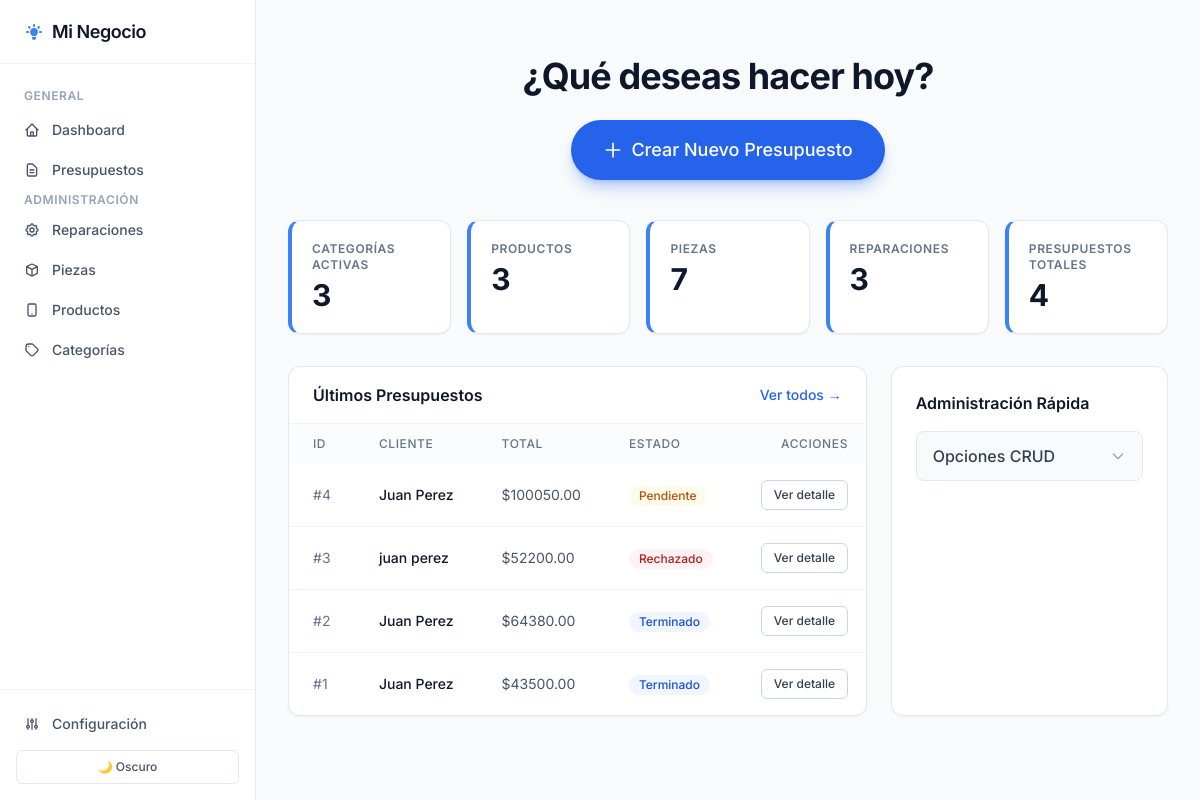
The page / on the database its author committed.
### tables this page shows
CREATE TABLE configuracion (
                clave TEXT PRIMARY KEY,
                valor TEXT NOT NULL,
                descripcion TEXT
            );

CREATE TABLE presupuesto (
                id               INTEGER PRIMARY KEY AUTOINCREMENT,
                cliente_nombre   TEXT    NOT NULL,
                cliente_contacto TEXT,
                producto_id      INTEGER NOT NULL,
                urgencia         TEXT    NOT NULL DEFAULT 'Normal',
                total            REAL    NOT NULL,
                estado           TEXT    NOT NULL DEFAULT 'Pendiente',
                fecha_creacion   TEXT    NOT NULL,
                FOREIGN KEY (producto_id) REFERENCES producto(id)
            );

### app.py (the view)
@app.route("/")
def vista_index():
    conn = None
    try:
        conn = get_connection()
        cur = conn.cursor()
        cur.execute("SELECT COUNT(*) FROM categoria WHERE activo = 1")
        n_cat = cur.fetchone()[0]
        cur.execute("SELECT COUNT(*) FROM producto WHERE activo = 1")
        n_prod = cur.fetchone()[0]
        cur.execute("SELECT COUNT(*) FROM pieza WHERE activo = 1")
        n_pieza = cur.fetchone()[0]
        cur.execute("SELECT COUNT(*) FROM tipo_reparacion WHERE activo = 1")
        n_rep = cur.fetchone()[0]
        cur.execute("SELECT COUNT(*) FROM presupuesto")
        n_pres = cur.fetchone()[0]
        stats = {
            "categorias":  n_cat,
            "productos":   n_prod,
            "piezas":      n_pieza,
            "reparaciones": n_rep,
            "presupuestos": n_pres,
        }
        cur.execute("SELECT fecha_creacion FROM presupuesto ORDER BY fecha_creacion DESC LIMIT 100")
        fechas = [r[0][:10] for r in cur.fetchall()]
        from collections import Counter
        conteo = Counter(fechas)
        chart_labels = sorted(conteo.keys())
        chart_values = [conteo[k] for k in chart_labels]
        cur.execute("""
            SELECT pres.id, pres.cliente_nombre, pres.total, pres.estado, pres.fecha_creacion, prod.nombre AS producto_nombre
            FROM presupuesto pres
            JOIN producto prod ON prod.id = pres.producto_id
            ORDER BY pres.fecha_creacion DESC LIMIT 5
        """)
        ultimos_presupuestos = [dict(r) for r in cur.fetchall()]
        return render_template("index.html", stats=stats, chart_labels=chart_labels, chart_values=chart_values, ultimos_presupuestos=ultimos_presupuestos)
    finally:
        if conn:
            conn.close()

### templates/index.html (shortened to what this page needs)
{% extends 'base.html' %}
{% block content %}
<div class="flex flex-col items-center justify-center mb-10 mt-6">
    <h1 class="text-3xl md:text-4xl font-bold tracking-tight text-slate-900 dark:text-white mb-6">¿Qué deseas hacer hoy?</h1>
    <a href="/presupuestos/nuevo" class="inline-flex items-center gap-2 px-8 py-4 text-lg font-medium text-white bg-blue-600 hover:bg-blue-700 rounded-full shadow-lg shadow-blue-600/30 transition-all hover:scale-105 active:scale-95">
        <svg class="w-5 h-5" fill="none" stroke="currentColor" viewBox="0 0 24 24"><path stroke-linecap="round" stroke-linejoin="round" stroke-width="2" d="M12 4v16m8-8H4"></path></svg>
        Crear Nuevo Presupuesto
    </a>
</div>
<div class="grid grid-cols-2 md:grid-cols-5 gap-4 mb-8">
    <div class="bg-white dark:bg-slate-950 rounded-xl p-5 border border-slate-200 dark:border-slate-800 shadow-sm border-l-4 border-l-blue-500">
        <div class="text-xs font-semibold text-slate-500 uppercase tracking-wider mb-1">Categorías activas</div>
        <div class="text-3xl font-bold text-slate-900 dark:text-white">{{ stats.categorias }}</div>
    </div>
    <div class="bg-white dark:bg-slate-950 rounded-xl p-5 border border-slate-200 dark:border-slate-800 shadow-sm border-l-4 border-l-blue-500">
        <div class="text-xs font-semibold text-slate-500 uppercase tracking-wider mb-1">{{ config_alias.proyectos | default('Productos') }}</div>
        <div class="text-3xl font-bold text-slate-900 dark:text-white">{{ stats.productos }}</div>
    </div>
    <div class="bg-white dark:bg-slate-950 rounded-xl p-5 border border-slate-200 dark:border-slate-800 shadow-sm border-l-4 border-l-blue-500">
        <div class="text-xs font-semibold text-slate-500 uppercase tracking-wider mb-1">{{ config_alias.insumos | default('Piezas') }}</div>
        <div class="text-3xl font-bold text-slate-900 dark:text-white">{{ stats.piezas }}</div>
    </div>
    <div class="bg-white dark:bg-slate-950 rounded-xl p-5 border border-slate-200 dark:border-slate-800 shadow-sm border-l-4 border-l-blue-500">
        <div class="text-xs font-semibold text-slate-500 uppercase tracking-wider mb-1">{{ config_alias.servicios | default('Reparaciones') }}</div>
        <div class="text-3xl font-bold text-slate-900 dark:text-white">{{ stats.reparaciones }}</div>
    </div>
    <div class="bg-white dark:bg-slate-950 rounded-xl p-5 border border-slate-200 dark:border-slate-800 shadow-sm border-l-4 border-l-blue-500">
        <div class="text-xs font-semibold text-slate-500 uppercase tracking-wider mb-1">Presupuestos totales</div>
        <div class="text-3xl font-bold text-slate-900 dark:text-white">{{ stats.presupuestos }}</div>
    </div>
</div>
<div class="grid grid-cols-1 lg:grid-cols-3 gap-6 mb-8">
    <div class="lg:col-span-2 bg-white dark:bg-slate-950 rounded-xl border border-slate-200 dark:border-slate-800 shadow-sm overflow-hidden flex flex-col">
        <div class="flex justify-between items-center px-6 py-4 border-b border-slate-100 dark:border-slate-800">
            <h3 class="font-semibold text-slate-900 dark:text-white">Últimos Presupuestos</h3>
            <a href="/presupuestos" class="text-sm font-medium text-blue-600 hover:text-blue-700 dark:text-blue-400 dark:hover:text-blue-300">Ver todos →</a>
        </div>
        <div class="overflow-x-auto">
            <table class="w-full text-left text-sm whitespace-nowrap">
                <thead class="bg-slate-50/50 dark:bg-slate-900/50 text-slate-500 dark:text-slate-400">
                    <tr>
                        <th class="px-6 py-3 font-medium uppercase tracking-wider text-xs">ID</th>
                        <th class="px-6 py-3 font-medium uppercase tracking-wider text-xs">Cliente</th>
                        <th class="px-6 py-3 font-medium uppercase tracking-wider text-xs">Total</th>
                        <th class="px-6 py-3 font-medium uppercase tracking-wider text-xs">Estado</th>
                        <th class="px-6 py-3 font-medium uppercase tracking-wider text-xs text-right">Acciones</th>
                    </tr>
                </thead>
                <tbody class="divide-y divide-slate-100 dark:divide-slate-800">
                    {% for p in ultimos_presupuestos %}
                    <tr class="hover:bg-slate-50/50 dark:hover:bg-slate-900/50 transition-colors">
                        <td class="px-6 py-4 text-slate-500 dark:text-slate-400">#{{ p.id }}</td>
                        <td class="px-6 py-4 font-medium text-slate-900 dark:text-slate-100">{{ p.cliente_nombre }}</td>
                        <td class="px-6 py-4 text-slate-600 dark:text-slate-300">${{ "%.2f"|format(p.total) }}</td>
                        <td class="px-6 py-4">
                            {% if p.estado == 'Pendiente' %}
                                <span class="inline-flex items-center px-2.5 py-0.5 rounded-full text-xs font-medium bg-amber-50 text-amber-700 dark:bg-amber-900/30 dark:text-amber-400">Pendiente</span>
                            {% elif p.estado == 'Aceptado' %}
                                <span class="inline-flex items-center px-2.5 py-0.5 rounded-full text-xs font-medium bg-emerald-50 text-emerald-700 dark:bg-emerald-900/30 dark:text-emerald-400">Aceptado</span>
                            {% elif p.estado == 'Rechazado' %}
                                <span class="inline-flex items-center px-2.5 py-0.5 rounded-full text-xs font-medium bg-red-50 text-red-700 dark:bg-red-900/30 dark:text-red-400">Rechazado</span>
                            {% elif p.estado == 'Terminado' %}
                                <span class="inline-flex items-center px-2.5 py-0.5 rounded-full text-xs font-medium bg-blue-50 text-blue-700 dark:bg-blue-900/30 dark:text-blue-400">Terminado</span>
                            {% endif %}
                        </td>
                        <td class="px-6 py-4 text-right">
                            <a href="/presupuestos/{{ p.id }}" class="inline-flex items-center justify-center px-3 py-1.5 text-xs font-medium text-slate-700 bg-white border border-slate-300 rounded-md hover:bg-slate-50 dark:bg-slate-800 dark:border-slate-600 dark:text-slate-200 dark:hover:bg-slate-700 transition-colors">
                                Ver detalle
                            </a>
                        </td>
                    </tr>
                    {% else %}
                    <tr>
                        <td colspan="5" class="px-6 py-12 text-center text-slate-500 dark:text-slate-400">
                            No hay presupuestos creados aún.
                        </td>
                    </tr>
                    {% endfor %}
                </tbody>
            </table>
        </div>
    </div>
    <div class="bg-white dark:bg-slate-950 rounded-xl border border-slate-200 dark:border-slate-800 shadow-sm p-6">
        <h3 class="font-semibold text-slate-900 dark:text-white mb-4">Administración Rápida</h3>
        <details class="group bg-slate-50 dark:bg-slate-900 rounded-lg border border-slate-200 dark:border-slate-800 overflow-hidden cursor-pointer">
            <summary class="px-4 py-3 font-medium text-slate-700 dark:text-slate-300 select-none flex justify-between items-center hover:bg-slate-100 dark:hover:bg-slate-800 transition-colors">
                Opciones CRUD
                <svg class="w-4 h-4 text-slate-400 group-open:rotate-180 transition-transform" fill="none" stroke="currentColor" viewBox="0 0 24 24"><path stroke-linecap="round" stroke-linejoin="round" stroke-width="2" d="M19 9l-7 7-7-7"></path></svg>
            </summary>
        </details>
    </div>
</div>
{% endblock %}

### templates/base.html (shortened to what this page needs)
<!DOCTYPE html>
<html lang="es" data-theme="light">
<head>
    <script src="https://cdn.tailwindcss.com"></script>
    <link rel="stylesheet" href="{{ url_for('static', filename='style.css') }}">
</head>
<body class="bg-slate-50 text-slate-800 antialiased flex h-screen overflow-hidden font-sans selection:bg-blue-100 selection:text-blue-900 transition-colors duration-300 dark:bg-slate-900 dark:text-slate-100">
    <aside class="w-64 bg-white dark:bg-slate-950 border-r border-slate-200 dark:border-slate-800 flex flex-col flex-shrink-0 transition-colors duration-300">
        <div class="h-16 flex items-center px-6 border-b border-slate-100 dark:border-slate-800">
            <a href="/" class="flex items-center gap-2 text-slate-900 dark:text-white text-lg font-semibold tracking-tight hover:opacity-80 transition-opacity">
                {{ config_alias.negocio | default('Mi Negocio') }}
            </a>
        </div>
        <nav class="flex-1 px-4 py-6 overflow-y-auto space-y-1">
            <p class="px-2 text-xs font-semibold text-slate-400 dark:text-slate-500 uppercase tracking-wider mb-2">General</p>
            <a href="/" class="flex items-center gap-3 px-2 py-2 text-sm font-medium rounded-md transition-colors {% if seccion == 'dashboard' %}bg-blue-50 text-blue-700 dark:bg-blue-900/30 dark:text-blue-400{% else %}text-slate-600 hover:bg-slate-100 dark:text-slate-400 dark:hover:bg-slate-800 dark:hover:text-slate-200{% endif %}">
                <svg class="w-4 h-4" fill="none" stroke="currentColor" viewBox="0 0 24 24"><path stroke-linecap="round" stroke-linejoin="round" stroke-width="2" d="M3 12l2-2m0 0l7-7 7 7M5 10v10a1 1 0 001 1h3m10-11l2 2m-2-2v10a1 1 0 01-1 1h-3m-6 0a1 1 0 001-1v-4a1 1 0 011-1h2a1 1 0 011 1v4a1 1 0 001 1m-6 0h6"></path></svg>
                Dashboard
            </a>
            <a href="/presupuestos" class="flex items-center gap-3 px-2 py-2 text-sm font-medium rounded-md transition-colors {% if seccion == 'presupuestos' %}bg-blue-50 text-blue-700 dark:bg-blue-900/30 dark:text-blue-400{% else %}text-slate-600 hover:bg-slate-100 dark:text-slate-400 dark:hover:bg-slate-800 dark:hover:text-slate-200{% endif %}">
                <svg class="w-4 h-4" fill="none" stroke="currentColor" viewBox="0 0 24 24"><path stroke-linecap="round" stroke-linejoin="round" stroke-width="2" d="M9 12h6m-6 4h6m2 5H7a2 2 0 01-2-2V5a2 2 0 012-2h5.586a1 1 0 01.707.293l5.414 5.414a1 1 0 01.293.707V19a2 2 0 01-2 2z"></path></svg>
                Presupuestos
            </a>
            <p class="px-2 text-xs font-semibold text-slate-400 dark:text-slate-500 uppercase tracking-wider mt-6 mb-2">Administración</p>
            <a href="/tipos-reparacion" class="flex items-center gap-3 px-2 py-2 text-sm font-medium rounded-md transition-colors {% if seccion == 'reparaciones' %}bg-blue-50 text-blue-700 dark:bg-blue-900/30 dark:text-blue-400{% else %}text-slate-600 hover:bg-slate-100 dark:text-slate-400 dark:hover:bg-slate-800 dark:hover:text-slate-200{% endif %}">
                {{ config_alias.servicios | default('Servicios') }}
            </a>
            <a href="/piezas" class="flex items-center gap-3 px-2 py-2 text-sm font-medium rounded-md transition-colors {% if seccion == 'piezas' %}bg-blue-50 text-blue-700 dark:bg-blue-900/30 dark:text-blue-400{% else %}text-slate-600 hover:bg-slate-100 dark:text-slate-400 dark:hover:bg-slate-800 dark:hover:text-slate-200{% endif %}">
                <svg class="w-4 h-4" fill="none" stroke="currentColor" viewBox="0 0 24 24"><path stroke-linecap="round" stroke-linejoin="round" stroke-width="2" d="M20 7l-8-4-8 4m16 0l-8 4m8-4v10l-8 4m0-10L4 7m8 4v10M4 7v10l8 4"></path></svg>
                {{ config_alias.insumos | default('Insumos') }}
            </a>
            <a href="/productos" class="flex items-center gap-3 px-2 py-2 text-sm font-medium rounded-md transition-colors {% if seccion == 'productos' %}bg-blue-50 text-blue-700 dark:bg-blue-900/30 dark:text-blue-400{% else %}text-slate-600 hover:bg-slate-100 dark:text-slate-400 dark:hover:bg-slate-800 dark:hover:text-slate-200{% endif %}">
                <svg class="w-4 h-4" fill="none" stroke="currentColor" viewBox="0 0 24 24"><path stroke-linecap="round" stroke-linejoin="round" stroke-width="2" d="M12 18h.01M8 21h8a2 2 0 002-2V5a2 2 0 00-2-2H8a2 2 0 00-2 2v14a2 2 0 002 2z"></path></svg>
                {{ config_alias.proyectos | default('Proyectos') }}
            </a>
            <a href="/categorias" class="flex items-center gap-3 px-2 py-2 text-sm font-medium rounded-md transition-colors {% if seccion == 'categorias' %}bg-blue-50 text-blue-700 dark:bg-blue-900/30 dark:text-blue-400{% else %}text-slate-600 hover:bg-slate-100 dark:text-slate-400 dark:hover:bg-slate-800 dark:hover:text-slate-200{% endif %}">
                <svg class="w-4 h-4" fill="none" stroke="currentColor" viewBox="0 0 24 24"><path stroke-linecap="round" stroke-linejoin="round" stroke-width="2" d="M7 7h.01M7 3h5c.512 0 1.024.195 1.414.586l7 7a2 2 0 010 2.828l-7 7a2 2 0 01-2.828 0l-7-7A1.994 1.994 0 013 12V7a4 4 0 014-4z"></path></svg>
                Categorías
            </a>
        </nav>
        <div class="p-4 border-t border-slate-100 dark:border-slate-800">
            <a href="/configuracion" class="flex items-center gap-3 px-2 py-2 text-sm font-medium rounded-md text-slate-600 hover:bg-slate-100 dark:text-slate-400 dark:hover:bg-slate-800 dark:hover:text-slate-200 transition-colors">
                <svg class="w-4 h-4" fill="none" stroke="currentColor" viewBox="0 0 24 24"><path stroke-linecap="round" stroke-linejoin="round" stroke-width="2" d="M12 6V4m0 2a2 2 0 100 4m0-4a2 2 0 110 4m-6 8a2 2 0 100-4m0 4a2 2 0 110-4m0 4v2m0-6V4m6 6v10m6-2a2 2 0 100-4m0 4a2 2 0 110-4m0 4v2m0-6V4"></path></svg>
                Configuración
            </a>
            <button id="theme-toggle" class="mt-2 w-full flex justify-center items-center gap-2 px-2 py-2 text-xs font-medium rounded-md border border-slate-200 dark:border-slate-700 text-slate-600 dark:text-slate-400 hover:bg-slate-50 dark:hover:bg-slate-800 transition-colors">
                <span class="icon-dark inline dark:hidden">🌙 Oscuro</span>
            </button>
        </div>
    </aside>
    <main class="flex-1 flex flex-col overflow-y-auto">
        <div class="p-8 max-w-6xl mx-auto w-full">
            {% block content %}{% endblock %}
        </div>
    </main>
</body>
</html>

### rows shown on the page
configuracion: negocio "Mi Negocio"
configuracion: servicios "Reparaciones", servicios "REPARACIONES"
configuracion: insumos "Piezas", insumos "PIEZAS"
configuracion: proyectos "Productos", proyectos "PRODUCTOS"
presupuesto: id "4", cliente_nombre "Juan Perez", total "100050.00", estado "Pendiente"
presupuesto: id "3", cliente_nombre "juan perez", total "52200.00", estado "Rechazado"
presupuesto: id "2", cliente_nombre "Juan Perez", total "64380.00", estado "Terminado"
presupuesto: id "1", cliente_nombre "Juan Perez", total "43500.00", estado "Terminado"

### other values the page prints
{{ stats.categorias }} "3"
{{ stats.productos }} "3"
{{ stats.piezas }} "7"
{{ stats.reparaciones }} "3"
{{ stats.presupuestos }} "4"
